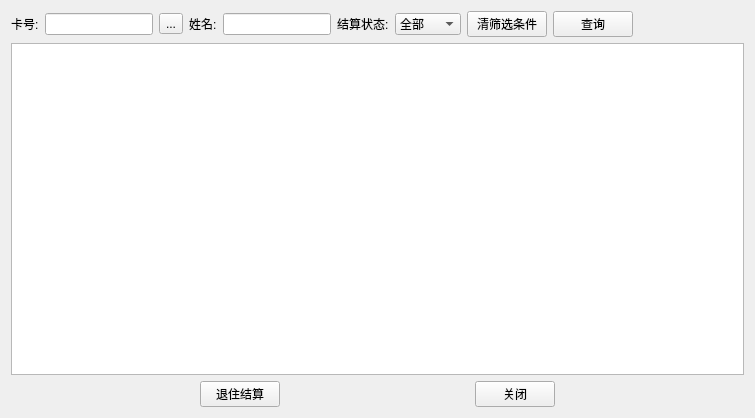
<?xml version="1.0" encoding="UTF-8"?>
<ui version="4.0">
 <class>RecedeSettle</class>
 <widget class="QWidget" name="RecedeSettle">
  <property name="geometry">
   <rect>
    <x>0</x>
    <y>0</y>
    <width>755</width>
    <height>418</height>
   </rect>
  </property>
  <property name="windowTitle">
   <string>Form</string>
  </property>
  <layout class="QGridLayout" name="gridLayout">
   <item row="0" column="0">
    <layout class="QVBoxLayout" name="verticalLayout">
     <item>
      <layout class="QHBoxLayout" name="horizontalLayout_2">
       <item>
        <widget class="QLabel" name="label">
         <property name="text">
          <string>卡号:</string>
         </property>
        </widget>
       </item>
       <item>
        <widget class="QLineEdit" name="lineEdit_cardNo">
         <property name="sizePolicy">
          <sizepolicy hsizetype="Preferred" vsizetype="Fixed">
           <horstretch>0</horstretch>
           <verstretch>0</verstretch>
          </sizepolicy>
         </property>
        </widget>
       </item>
       <item>
        <widget class="QToolButton" name="toolButton">
         <property name="text">
          <string>...</string>
         </property>
        </widget>
       </item>
       <item>
        <widget class="QLabel" name="label_2">
         <property name="text">
          <string>姓名:</string>
         </property>
        </widget>
       </item>
       <item>
        <widget class="QLineEdit" name="lineEdit_name">
         <property name="sizePolicy">
          <sizepolicy hsizetype="Preferred" vsizetype="Fixed">
           <horstretch>0</horstretch>
           <verstretch>0</verstretch>
          </sizepolicy>
         </property>
        </widget>
       </item>
       <item>
        <widget class="QLabel" name="label_3">
         <property name="text">
          <string>结算状态:</string>
         </property>
        </widget>
       </item>
       <item>
        <widget class="QComboBox" name="comboBox">
         <item>
          <property name="text">
           <string>全部</string>
          </property>
         </item>
         <item>
          <property name="text">
           <string>已结算</string>
          </property>
         </item>
         <item>
          <property name="text">
           <string>未结算</string>
          </property>
         </item>
        </widget>
       </item>
       <item>
        <widget class="QPushButton" name="btn_clear">
         <property name="text">
          <string>清筛选条件</string>
         </property>
        </widget>
       </item>
       <item>
        <widget class="QPushButton" name="btn_search">
         <property name="text">
          <string>查询</string>
         </property>
        </widget>
       </item>
       <item>
        <spacer name="horizontalSpacer_4">
         <property name="orientation">
          <enum>Qt::Horizontal</enum>
         </property>
         <property name="sizeHint" stdset="0">
          <size>
           <width>40</width>
           <height>20</height>
          </size>
         </property>
        </spacer>
       </item>
      </layout>
     </item>
     <item>
      <widget class="QTableView" name="tableView"/>
     </item>
     <item>
      <layout class="QHBoxLayout" name="horizontalLayout">
       <item>
        <spacer name="horizontalSpacer">
         <property name="orientation">
          <enum>Qt::Horizontal</enum>
         </property>
         <property name="sizeHint" stdset="0">
          <size>
           <width>40</width>
           <height>20</height>
          </size>
         </property>
        </spacer>
       </item>
       <item>
        <widget class="QPushButton" name="btn_settle">
         <property name="text">
          <string>退住结算</string>
         </property>
        </widget>
       </item>
       <item>
        <spacer name="horizontalSpacer_2">
         <property name="orientation">
          <enum>Qt::Horizontal</enum>
         </property>
         <property name="sizeHint" stdset="0">
          <size>
           <width>40</width>
           <height>20</height>
          </size>
         </property>
        </spacer>
       </item>
       <item>
        <widget class="QPushButton" name="btn_close">
         <property name="text">
          <string>关闭</string>
         </property>
        </widget>
       </item>
       <item>
        <spacer name="horizontalSpacer_3">
         <property name="orientation">
          <enum>Qt::Horizontal</enum>
         </property>
         <property name="sizeHint" stdset="0">
          <size>
           <width>40</width>
           <height>20</height>
          </size>
         </property>
        </spacer>
       </item>
      </layout>
     </item>
    </layout>
   </item>
  </layout>
 </widget>
 <resources/>
 <connections/>
</ui>
